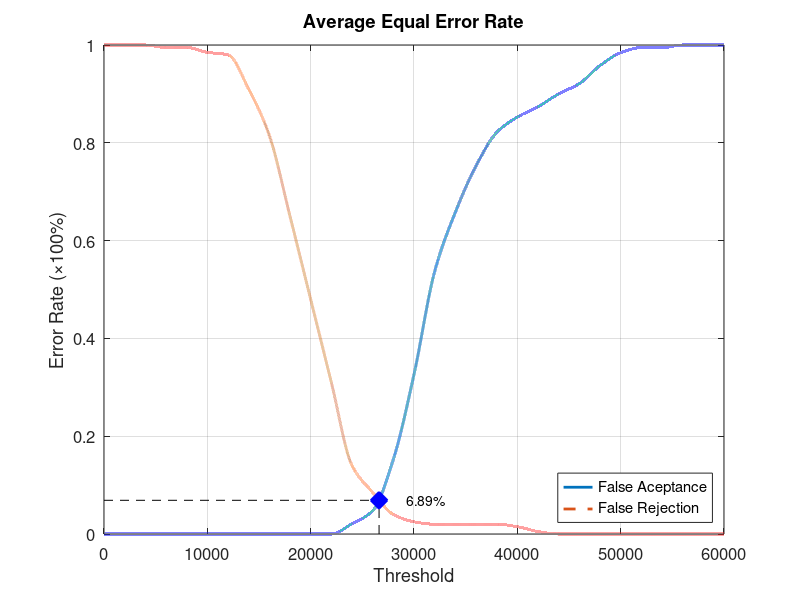
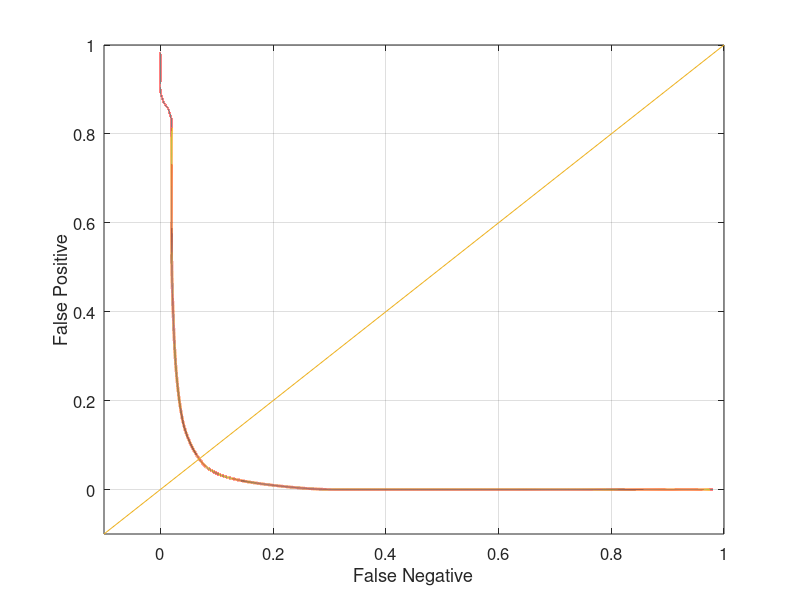

Recreate these plots in MATLAB, in order.
function yEER = Database3_2
close all;
clear;
clc;
x = 0:2000:60000;
xq = 0:0.5:60000;

y0 = [0 0 0 0 0 0 0 0 0 0 0 0 0.0210526 0.0473684 0.152632 0.326316 0.536842 0.657895 0.752632 0.821053 0.852632 0.873684 0.9 0.921053 0.957895 0.984211 0.994737 0.994737 1 1 1];
yy0 = interp1(x, y0, xq, 'pchip');
y1 = [1 1 1 0.995 0.995 0.985 0.98 0.91 0.815 0.65 0.48 0.31 0.14 0.085 0.04 0.025 0.02 0.02 0.02 0.02 0.015 0.005 0 0 0 0 0 0 0 0 0];
yy1 = interp1(x, y1, xq, 'pchip');

% Calculating EER: 
y2 = abs(y0 - y1);
find(y2 == min(y2))
yy2 = abs(yy0 - yy1);
xEER = find(yy2 == min(yy2));
xEERIndex = xq(xEER) % X-axis EER
yEER = yy0(xEER) % Y-axis EER

main = figure
plot(xq, yy0,'-','LineWidth', 2);	hold on
plot(xq, yy1,'--','LineWidth', 2);	hold on
plot([xEERIndex xEERIndex], [0 yEER], 'k--');	hold on
plot([0 xEERIndex], [yEER yEER], 'k--');	hold on
plot(xEERIndex, yEER, 'bx', 'LineWidth', 10);	hold on
text(xEERIndex + 10 * xEERIndex / 100, yEER, [num2str(round((10000 * yEER)) / 100) '%'])
legend('False Aceptance', 'False Rejection', 'Location', 'SouthEast')
xlabel('Threshold')
ylabel('Error Rate (\times100%)')
title('Average Equal Error Rate')
set(gca, 'FontSize', 12)
axis([0 60000 0 1])
grid on

print(main, 'Database3_2Main', '-dpng');
FNRxFPR = figure('Color', [1 1 1]);
plot(yy1, yy0, '-', yy1, yy0, 'LineWidth', 2);
hold on
y = -0.1:0.1:1
plot(y, y); 
set(gca, 'FontSize', 12)
xlabel('False Negative')
ylabel('False Positive')
axis([-0.1 1 -0.1 1])
set(gca, 'FontSize', 12)
grid on

print(FNRxFPR, 'Database3_2FNRxFPR','-dpng');
end
